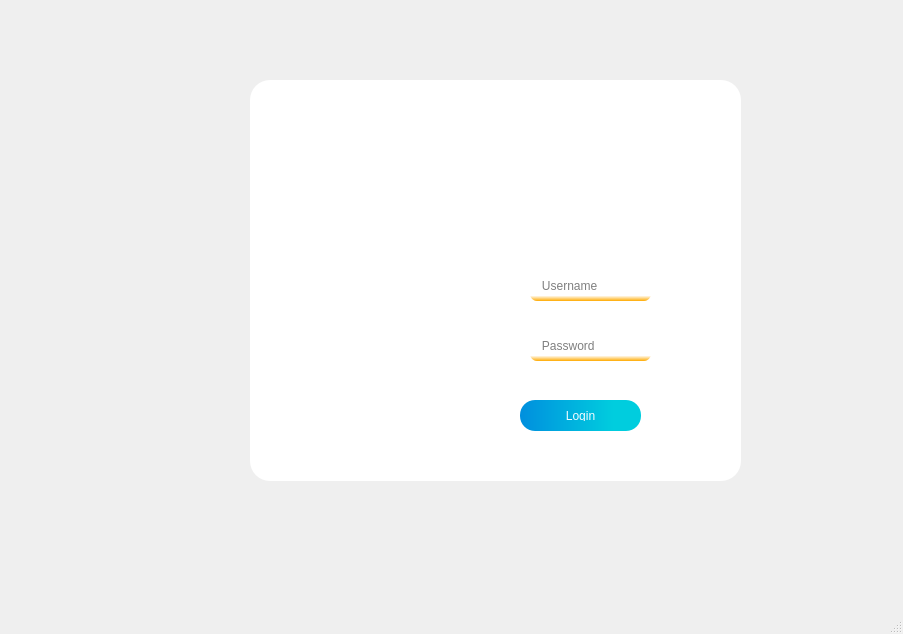
<?xml version="1.0" encoding="UTF-8"?>
<ui version="4.0">
 <class>MainWindow</class>
 <widget class="QMainWindow" name="MainWindow">
  <property name="geometry">
   <rect>
    <x>0</x>
    <y>0</y>
    <width>903</width>
    <height>634</height>
   </rect>
  </property>
  <property name="windowTitle">
   <string>MainWindow</string>
  </property>
  <property name="styleSheet">
   <string notr="true">QmainWindow{

}</string>
  </property>
  <widget class="QWidget" name="centralwidget">
   <widget class="QLabel" name="label">
    <property name="geometry">
     <rect>
      <x>130</x>
      <y>80</y>
      <width>301</width>
      <height>401</height>
     </rect>
    </property>
    <property name="styleSheet">
     <string notr="true">QLabel{
border-radius:20px;
}</string>
    </property>
    <property name="text">
     <string/>
    </property>
    <property name="pixmap">
     <pixmap>../Welcome.png</pixmap>
    </property>
    <property name="scaledContents">
     <bool>true</bool>
    </property>
   </widget>
   <widget class="QLabel" name="label_2">
    <property name="geometry">
     <rect>
      <x>250</x>
      <y>80</y>
      <width>491</width>
      <height>401</height>
     </rect>
    </property>
    <property name="styleSheet">
     <string notr="true">QLabel{
background-color:white;
border:none;
border-radius:20px;
}</string>
    </property>
    <property name="text">
     <string/>
    </property>
   </widget>
   <widget class="QLabel" name="label_3">
    <property name="geometry">
     <rect>
      <x>500</x>
      <y>90</y>
      <width>181</width>
      <height>181</height>
     </rect>
    </property>
    <property name="text">
     <string/>
    </property>
    <property name="pixmap">
     <pixmap>../pngBT.png</pixmap>
    </property>
    <property name="scaledContents">
     <bool>true</bool>
    </property>
   </widget>
   <widget class="QLabel" name="label_4">
    <property name="geometry">
     <rect>
      <x>480</x>
      <y>270</y>
      <width>31</width>
      <height>31</height>
     </rect>
    </property>
    <property name="styleSheet">
     <string notr="true">QLabel{
background-color:none;
border:none;
}</string>
    </property>
    <property name="text">
     <string/>
    </property>
    <property name="pixmap">
     <pixmap>../../../Projet/C++/p_final/username.png</pixmap>
    </property>
    <property name="scaledContents">
     <bool>true</bool>
    </property>
   </widget>
   <widget class="QLineEdit" name="lineEdit">
    <property name="geometry">
     <rect>
      <x>530</x>
      <y>270</y>
      <width>121</width>
      <height>31</height>
     </rect>
    </property>
    <property name="styleSheet">
     <string notr="true">QLineEdit{
background-color:qlineargradient(spread:pad, x1:0, y1:1, x2:0, y2:0.824, stop:0 rgba(255, 170, 0, 255), stop:1 rgba(255, 255, 255, 255));
border:none;
border-radius:7px;
}</string>
    </property>
    <property name="readOnly">
     <bool>false</bool>
    </property>
    <property name="placeholderText">
     <string>   Username</string>
    </property>
    <property name="clearButtonEnabled">
     <bool>true</bool>
    </property>
   </widget>
   <widget class="QLineEdit" name="lineEdit_2">
    <property name="geometry">
     <rect>
      <x>530</x>
      <y>330</y>
      <width>121</width>
      <height>31</height>
     </rect>
    </property>
    <property name="styleSheet">
     <string notr="true">QLineEdit{
background-color:qlineargradient(spread:pad, x1:0, y1:1, x2:0, y2:0.824, stop:0 rgba(255, 170, 0, 255), stop:1 rgba(255, 255, 255, 255));
border:none;
border-radius:7px;
}</string>
    </property>
    <property name="echoMode">
     <enum>QLineEdit::Password</enum>
    </property>
    <property name="placeholderText">
     <string>   Password</string>
    </property>
    <property name="clearButtonEnabled">
     <bool>true</bool>
    </property>
   </widget>
   <widget class="QLabel" name="label_5">
    <property name="geometry">
     <rect>
      <x>480</x>
      <y>330</y>
      <width>31</width>
      <height>31</height>
     </rect>
    </property>
    <property name="text">
     <string/>
    </property>
    <property name="pixmap">
     <pixmap>../../../Projet/C++/p_final/password.png</pixmap>
    </property>
    <property name="scaledContents">
     <bool>true</bool>
    </property>
   </widget>
   <widget class="QPushButton" name="connect">
    <property name="geometry">
     <rect>
      <x>520</x>
      <y>400</y>
      <width>121</width>
      <height>31</height>
     </rect>
    </property>
    <property name="styleSheet">
     <string notr="true">QPushButton{
padding:10px;
border-radius:15px;
background-color:qlineargradient(spread:pad, x1:0, y1:0, x2:0.773, y2:0, stop:0 rgba(0, 143, 222, 255), stop:1 rgba(0, 205, 222, 255));
color:rgb(243, 252, 255);
}
QPushButton:focus,QPushButton:hover{
	background-color: qlineargradient(spread:pad, x1:0, y1:0, x2:0.773, y2:0, stop:0 rgba(0, 205, 222, 255), stop:0.965909 rgba(0, 143, 222, 255));
}</string>
    </property>
    <property name="text">
     <string>Login</string>
    </property>
   </widget>
   <zorder>label_2</zorder>
   <zorder>label</zorder>
   <zorder>label_3</zorder>
   <zorder>label_4</zorder>
   <zorder>lineEdit</zorder>
   <zorder>lineEdit_2</zorder>
   <zorder>label_5</zorder>
   <zorder>connect</zorder>
  </widget>
  <widget class="QStatusBar" name="statusbar"/>
  <widget class="QMenuBar" name="menubar">
   <property name="geometry">
    <rect>
     <x>0</x>
     <y>0</y>
     <width>903</width>
     <height>22</height>
    </rect>
   </property>
  </widget>
 </widget>
 <resources/>
 <connections/>
</ui>
